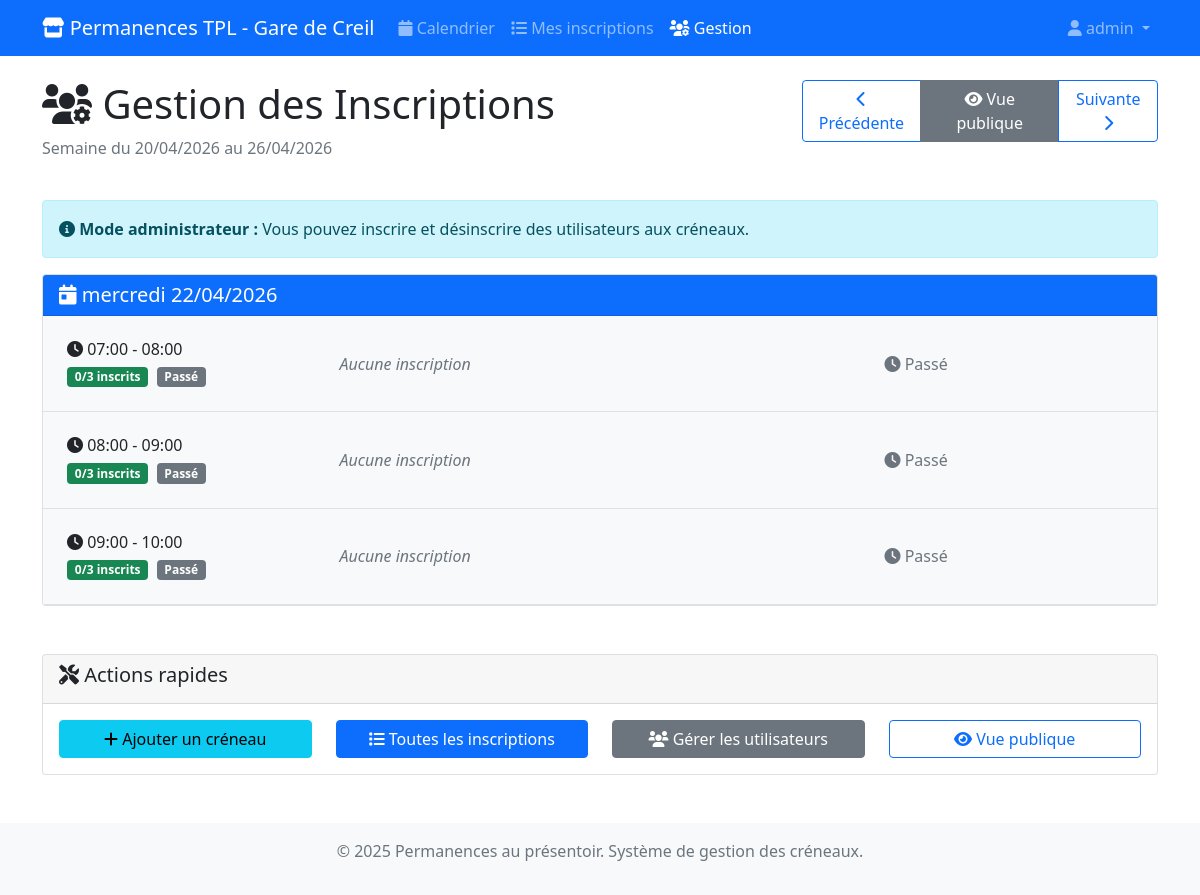
Screenshot of /permanences/gestion/?week=2026-04-20 (signed in) with the database file from the repository.
### permanences/models.py (models this page shows, shortened)
class CreneauHoraire(models.Model):
    date = models.DateField(help_text="Date du créneau")
    heure_debut = models.TimeField(help_text="Heure de début du créneau")
    heure_fin = models.TimeField(help_text="Heure de fin du créneau")
    max_personnes = models.PositiveIntegerField(
        default=3,
        help_text="Nombre maximum de personnes autorisées pour ce créneau"
    )
    actif = models.BooleanField(default=True, help_text="Créneau disponible pour inscription")
    class Meta:
        verbose_name = "Créneau horaire"
        verbose_name_plural = "Créneaux horaires"
        unique_together = ['date', 'heure_debut']
        ordering = ['date', 'heure_debut']
    @property
    def places_disponibles(self):
        try:
            inscriptions_count = self.inscriptions.filter(annulee=False).count()
            return max(0, self.max_personnes - inscriptions_count)
        except Exception:
            return self.max_personnes
    @property
    def complet(self):
        try:
            return self.places_disponibles <= 0
        except Exception:
            return False
    @property
    def est_passe(self):
        now = timezone.localtime()  # toujours aware si USE_TZ
        if self.date < now.date():
            return True
        if self.date == now.date() and self.heure_fin <= now.time():
            return True
        return False

### permanences/views.py (the view)
# urls.py: path('gestion/', views.gestion_inscriptions, name='gestion'),
@user_passes_test(is_superuser)
def gestion_inscriptions(request):
    today = timezone.now().date()
    week_start = request.GET.get('week')
    if week_start:
        try:
            week_start = datetime.strptime(week_start, '%Y-%m-%d').date()
        except ValueError:
            week_start = today - timedelta(days=today.weekday())
    else:
        week_start = today - timedelta(days=today.weekday())
    week_end = week_start + timedelta(days=6)
    from django.contrib.auth.models import User
    utilisateurs = User.objects.filter(is_active=True).order_by('username')
    creneaux = CreneauHoraire.objects.filter(
        date__range=[week_start, week_end],
        actif=True
    ).prefetch_related('inscriptions__utilisateur').order_by('date', 'heure_debut')
    creneaux_par_jour = {}
    for creneau in creneaux:
        if creneau.date not in creneaux_par_jour:
            creneaux_par_jour[creneau.date] = []
        utilisateurs_inscrits_ids = set(
            inscription.utilisateur.id
            for inscription in creneau.inscriptions.filter(annulee=False)
        )
        creneau.utilisateurs_disponibles = [
            utilisateur for utilisateur in utilisateurs
            if utilisateur.id not in utilisateurs_inscrits_ids
        ]
        creneaux_par_jour[creneau.date].append(creneau)
    prev_week = week_start - timedelta(days=7)
    next_week = week_start + timedelta(days=7)
    context = {
        'creneaux_par_jour': creneaux_par_jour,
        'utilisateurs': utilisateurs,
        'week_start': week_start,
        'week_end': week_end,
        'prev_week': prev_week,
        'next_week': next_week,
        'today': today,
    }
    return render(request, 'permanences/gestion_inscriptions.html', context)

### permanences/views.py (called while the page is built)
def is_superuser(user):
    return user.is_superuser

### templates/permanences/gestion_inscriptions.html (shortened to what this page needs)
{% extends 'base.html' %}
{% block content %}
<div class="row mb-4">
    <div class="col-md-8">
        <h1><i class="fas fa-users-cog"></i> Gestion des Inscriptions</h1>
        <p class="text-muted">Semaine du {{ week_start|date:"d/m/Y" }} au {{ week_end|date:"d/m/Y" }}</p>
    </div>
    <div class="col-md-4 text-end">
        <div class="btn-group" role="group">
            <a href="?week={{ prev_week|date:'Y-m-d' }}" class="btn btn-outline-primary">
                <i class="fas fa-chevron-left"></i> Précédente
            </a>
            <a href="{% url 'permanences:calendrier' %}" class="btn btn-secondary">
                <i class="fas fa-eye"></i> Vue publique
            </a>
            <a href="?week={{ next_week|date:'Y-m-d' }}" class="btn btn-outline-primary">
                Suivante <i class="fas fa-chevron-right"></i>
            </a>
        </div>
    </div>
</div>
<div class="alert alert-info">
    <i class="fas fa-info-circle"></i>
    <strong>Mode administrateur :</strong>
    Vous pouvez inscrire et désinscrire des utilisateurs aux créneaux.
</div>
<div class="row">
    {% for date, creneaux in creneaux_par_jour.items %}
    <div class="col-12 mb-4">
        <div class="card">
            <div class="card-header bg-primary text-white">
                <h5 class="card-title mb-0">
                    <i class="fas fa-calendar-day"></i>
                    {{ date|date:"l d/m/Y" }}
                </h5>
            </div>
            <div class="card-body p-0">
                {% for creneau in creneaux %}
                <div class="border-bottom p-4 {% if creneau.est_passe %}bg-light{% endif %}">
                    <div class="row align-items-center">
                        <div class="col-md-3">
                            <h6 class="mb-1">
                                <i class="fas fa-clock"></i>
                                {{ creneau.heure_debut|time:"H:i" }} - {{ creneau.heure_fin|time:"H:i" }}
                            </h6>
                            <span class="badge
                                {% if creneau.complet %}bg-danger{% elif creneau.places_disponibles <= 1 %}bg-warning{% else %}bg-success{% endif %}">
                                {% with creneau.inscriptions.count as nb_inscriptions %}
                                    {{ nb_inscriptions }}/{{ creneau.max_personnes }} inscrits
                                {% endwith %}
                            </span>
                            {% if creneau.est_passe %}
                                <span class="badge bg-secondary ms-1">Passé</span>
                            {% endif %}
                        </div>
                        <div class="col-md-6">
                            {% with creneau.inscriptions.all as inscriptions %}
                                {% if inscriptions %}
                                    <strong>Inscrits :</strong>
                                    <ul class="list-unstyled mb-0 mt-1">
                                        {% for inscription in inscriptions %}
                                            {% if not inscription.annulee %}
                                            <li class="d-flex justify-content-between align-items-center py-1">
                                                <span>
                                                    <i class="fas fa-user"></i>
                                                    {{ inscription.utilisateur.first_name|default:inscription.utilisateur.username }}
                                                    ({{ inscription.utilisateur.username }})
                                                </span>
                                                {% if not creneau.est_passe %}
                                                <form method="post" action="{% url 'permanences:annuler' inscription.id %}"
                                                      class="d-inline"
                                                      onsubmit="return confirm('Êtes-vous sûr de vouloir annuler l\'inscription de {{ inscription.utilisateur.username }} ?');">
                                                    {% csrf_token %}
                                                    <button type="submit" class="btn btn-sm btn-outline-danger">
                                                        <i class="fas fa-times"></i>
                                                    </button>
                                                </form>
                                                {% endif %}
                                            </li>
                                            {% endif %}
                                        {% endfor %}
                                    </ul>
                                {% else %}
                                    <em class="text-muted">Aucune inscription</em>
                                {% endif %}
                            {% endwith %}
                        </div>
                        <div class="col-md-3">
                            {% if not creneau.est_passe and not creneau.complet %}
                                <form method="post" action="{% url 'permanences:inscrire' creneau.id %}">
                                    {% csrf_token %}
                                    <div class="input-group">
                                        <select name="utilisateur_id" class="form-select form-select-sm" required>
                                            <option value="">Choisir un utilisateur</option>
                                            {% for utilisateur in creneau.utilisateurs_disponibles %}
                                                <option value="{{ utilisateur.id }}">
                                                    {{ utilisateur.first_name|default:utilisateur.username }} ({{ utilisateur.username }})
                                                </option>
                                            {% endfor %}
                                        </select>
                                        <button type="submit" class="btn btn-sm btn-success">
                                            <i class="fas fa-plus"></i>
                                        </button>
                                    </div>
                                </form>
                            {% elif creneau.complet and not creneau.est_passe %}
                                <span class="text-danger">
                                    <i class="fas fa-ban"></i> Complet
                                </span>
                            {% elif creneau.est_passe %}
                                <span class="text-muted">
                                    <i class="fas fa-clock"></i> Passé
                                </span>
                            {% endif %}
                        </div>
                    </div>
                </div>
                {% empty %}
                <div class="p-3 text-center text-muted">
                    <i class="fas fa-calendar-times"></i>
                    Aucun créneau disponible
                </div>
                {% endfor %}
            </div>
        </div>
    </div>
    {% endfor %}
</div>
<div class="mt-4">
    <div class="card">
        <div class="card-header">
            <h5><i class="fas fa-tools"></i> Actions rapides</h5>
        </div>
        <div class="card-body">
            <div class="row">
                <div class="col-md-3">
                    <a href="{% url 'admin:permanences_creneauhoraire_add' %}" class="btn btn-info w-100">
                        <i class="fas fa-plus"></i> Ajouter un créneau
                    </a>
                </div>
                <div class="col-md-3">
                    <a href="{% url 'admin:permanences_inscription_changelist' %}" class="btn btn-primary w-100">
                        <i class="fas fa-list"></i> Toutes les inscriptions
                    </a>
                </div>
                <div class="col-md-3">
                    <a href="{% url 'admin:auth_user_changelist' %}" class="btn btn-secondary w-100">
                        <i class="fas fa-users"></i> Gérer les utilisateurs
                    </a>
                </div>
                <div class="col-md-3">
                    <a href="{% url 'permanences:calendrier' %}" class="btn btn-outline-primary w-100">
                        <i class="fas fa-eye"></i> Vue publique
                    </a>
                </div>
            </div>
        </div>
    </div>
</div>
{% endblock %}

### templates/base.html (shortened to what this page needs)
<!DOCTYPE html>
<html lang="fr">
<head>
    <link href="https://cdn.jsdelivr.net/npm/bootstrap@5.1.3/dist/css/bootstrap.min.css" rel="stylesheet">
    <link href="https://cdnjs.cloudflare.com/ajax/libs/font-awesome/6.0.0/css/all.min.css" rel="stylesheet">
</head>
<body>
            <nav class="navbar navbar-expand-lg navbar-dark bg-primary" role="navigation" aria-label="Navigation principale">
                <div class="container">
                    <a class="navbar-brand"
                    href="{% if user.is_authenticated %}{% url 'permanences:calendrier' %}{% else %}{% url 'login' %}{% endif %}">
                    <i class="fas fa-store"></i> Permanences TPL - Gare de Creil
                    </a>
                    <div class="collapse navbar-collapse" id="navbarNav">
                    <ul class="navbar-nav me-auto">
                        {% if user.is_authenticated %}
                        <li class="nav-item">
                            <a class="nav-link {% if request.path == request.build_absolute_uri|cut:request.scheme|cut:'://'|cut:request.get_host|cut:'/permanences/' or request.path == '/permanences/' %}active{% endif %}"
                            href="{% url 'permanences:calendrier' %}">
                            <i class="fas fa-calendar"></i> Calendrier
                            </a>
                        </li>
                        <li class="nav-item">
                            <a class="nav-link {% if request.path == '/permanences/mes/' %}active{% endif %}"
                            href="{% url 'permanences:mes_inscriptions' %}">
                            <i class="fas fa-list"></i> Mes inscriptions
                            </a>
                        </li>
                        {% if user.is_superuser %}
                        <li class="nav-item">
                            <a class="nav-link {% if request.path == '/permanences/gestion/' %}active{% endif %}"
                            href="{% url 'permanences:gestion' %}">
                            <i class="fas fa-users-cog"></i> Gestion
                            </a>
                        </li>
                        {% endif %}
                        {% endif %}
                    </ul>
                    <ul class="navbar-nav">
                        {% if user.is_authenticated %}
                        <li class="nav-item dropdown">
                            <a class="nav-link dropdown-toggle" href="#" id="navbarDropdown"
                            role="button" data-bs-toggle="dropdown" aria-expanded="false">
                            <i class="fas fa-user"></i> {{ user.username }}
                            </a>
                        </li>
                        {% endif %}
                    </ul>
                    </div>
                </div>
            </nav>
    <main class="container mt-4">
        {% block content %}
        {% endblock %}
    </main>
    <footer class="bg-light text-center text-muted mt-5 py-3">
        <div class="container">
            <p>&copy; 2025 Permanences au présentoir. Système de gestion des créneaux.</p>
        </div>
    </footer>
</body>
</html>

### rows the page displays
CreneauHoraire: date "mercredi 22/04/2026", heure_debut "07:00", heure_fin "08:00", inscriptions.count "0", max_personnes "3", shows "Passé"
CreneauHoraire: heure_debut "08:00", heure_fin "09:00", inscriptions.count "0", max_personnes "3", date "Passé"
CreneauHoraire: heure_debut "09:00", heure_fin "10:00", inscriptions.count "0", max_personnes "3", date "Passé"

### other values shown
{{ user.username }} "admin"
{{ week_start|date:"d/m/Y" }} "20/04/2026"
{{ week_end|date:"d/m/Y" }} "26/04/2026"
